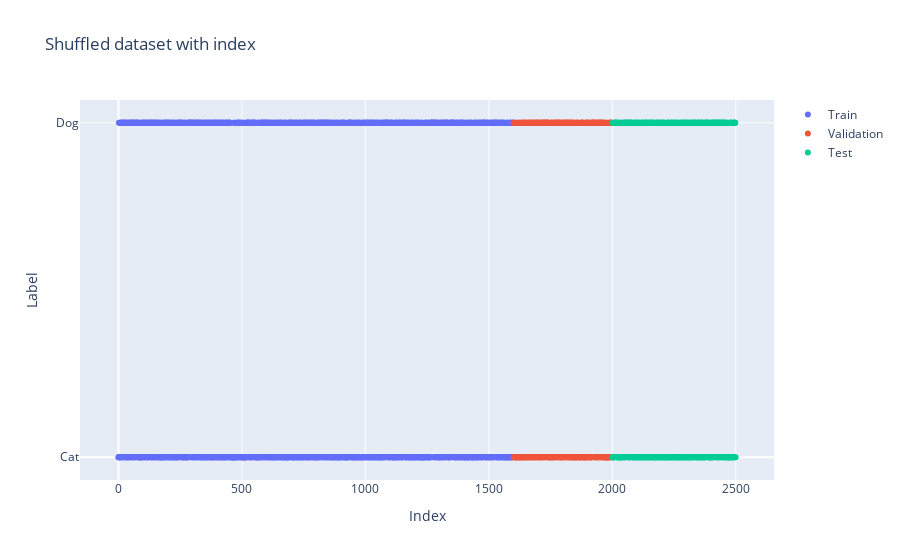

Notebook source saved alongside this figure:
### Markdown cell above
Skapa lämplig plot för att kontrollera att dataseten är slumpade, dvs inte ex:
[0, 0, ... 0, 1, 1, ..., 1]

### Code cell
# Create a list with index for each dataset
train_index = list(range(len(y_train)))
val_index = list(range(len(y_train), len(y_train) + len(y_val)))
test_index = list(range(len(y_train) + len(y_val), len(y_train) + len(y_val) + len(y_test)))

fig = go.Figure()

# Dataset
fig.add_trace(go.Scatter(x=train_index, y=y_train, mode='markers', name='Train'))
fig.add_trace(go.Scatter(x=val_index, y=y_val, mode='markers', name='Validation'))
fig.add_trace(go.Scatter(x=test_index, y=y_test, mode='markers', name='Test'))

fig.update_layout(title='Shuffled dataset with index',
                  xaxis_title='Index',
                  yaxis_title='Label',
                  yaxis=dict(
                      tickvals=[0, 1],
                      ticktext=['Cat', 'Dog']
                  ))

fig.show()

### Figure 1 — Plotly figure (JSON) as saved in the notebook; plotly's stock layout.template omitted (floating-point values rounded to 4 significant figures; data arrays with more than 128 entries replaced by an {"elided": "..."} marker saying what was removed)
{"data": [{"mode": "markers", "name": "Train", "type": "scatter", "x": {"elided": "1600 int values"}, "y": {"elided": "1600 int values"}}, {"mode": "markers", "name": "Validation", "type": "scatter", "x": {"elided": "400 int values"}, "y": {"elided": "400 int values"}}, {"mode": "markers", "name": "Test", "type": "scatter", "x": {"elided": "500 int values"}, "y": {"elided": "500 int values"}}], "layout": {"title": {"text": "Shuffled dataset with index"}, "xaxis": {"title": {"text": "Index"}}, "yaxis": {"ticktext": ["Cat", "Dog"], "tickvals": [0, 1], "title": {"text": "Label"}}}}
